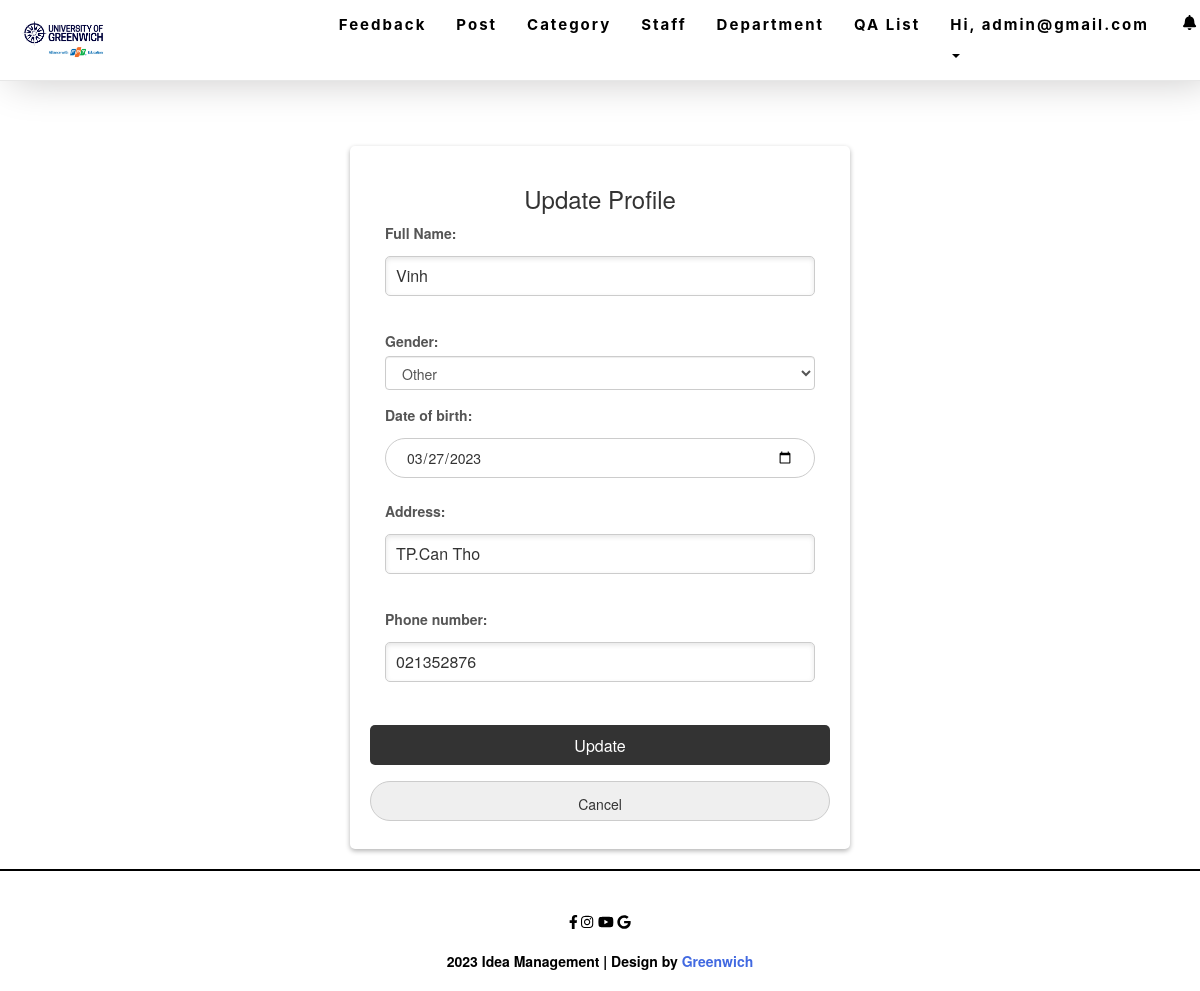
Screenshot of /update-profile.php (signed in) with the database file from the repository.
### tables this page shows
CREATE TABLE `account` (
  `account_Id` int(11) NOT NULL,
  `fullname` varchar(255) DEFAULT NULL,
  `email` varchar(50) NOT NULL,
  `gender` varchar(30) DEFAULT NULL,
  `date_of_birth` date DEFAULT NULL,
  `address` varchar(255) DEFAULT NULL,
  `phone` varchar(30) DEFAULT NULL,
  `password` varchar(255) NOT NULL,
  `department_Id` int(11) NOT NULL,
  `role` int(11) NOT NULL
);

### update-profile.php (the view, shortened to what this page needs)
<!DOCTYPE html>
<html>
<head>
</head>
<body>
  <?php
  include_once "header.php";
  include_once("config.php");
  if (isset($_SESSION['username'])) {
    $username = $_SESSION['username'];
    $query = mysqli_query($conn, "SELECT * from account where email='$username' ");
    $row = mysqli_fetch_array($query);
  ?>
    <form action="" method="post">
      <h3>Update Profile</h3>
      <div class="form-group col-md-12">
        <label for="fullname">Full Name:</label>
        <input type="text" id="fullname" name="fullname" required value="<?php echo $row['fullname'] ?>" required />
      </div>
      <div class="form-group col-md-12">
        <label for="exampleSelect1" class="control-label">Gender:</label>
        <select class="form-control" name="gender">
          <?php
          if ($row['gender'] == 0) {
          ?>
            <option value="FeMale" selected>FeMale</option>
            <option value="Male">Male</option>
            <option value="Other">Other</option>
          <?php
          } elseif ($row['gender'] == 1) {
          ?>
            <option value="FeMale">FeMale</option>
            <option value="Male" selected>Male</option>
            <option value="Other">Other</option>
          <?php
          } else {
          ?>
            <option value="Other" selected>Other</option>
          <?php
          }
          ?>
        </select>
      </div>
      <div class="form-group col-md-12">
        <label for="birthdaytime">Date of birth:</label>
        <input type="date" id="birthdaytime" name="birthdaytime" value="<?php echo $row['date_of_birth'] ?>" />
      </div>
      <div class="form-group col-md-12">
        <label for="address">Address:</label>
        <input type="text" id="address" name="address" required value="<?php echo $row['address'] ?>" />
      </div>
      <div class="form-group col-md-12">
        <label for="phonenumber">Phone number:</label>
        <input type="text" id="phonenumber" name="phonenumber" required value="<?php echo $row['phone'] ?>" />
      </div>
      <br />
      <input type="submit" name="btnUpdate" value="Update" />
      <input type="button" value="Cancel" onclick="window.location='index.php'" />
    </form>
  <?php
  } else {
    header('Location: login.php');
    exit();
  }
  ?>
</body>
</html>
<?php include_once "footer.php" ?>

### css/style.css (style rules this page uses)
body { padding: 0; margin: 0; color: blue; font-family: Montserrat-Bold; z-index: 9999; }
form input { width: 100%; padding: 12px 20px; margin: 8px 0; display: inline-block; border: 1px solid #ccc; box-sizing: border-box; border-radius: 30px; height: 40px; }

### update-profile.php (style rules this page uses)
body { font-family: Arial, sans-serif; background-color: #f4f4f4; }
h3 { color: #333; text-align: center; }
form { background-color: #fff; padding: 20px; border-radius: 5px; box-shadow: 0px 2px 5px rgba(0, 0, 0, 0.3); max-width: 500px; margin: 0 auto; margin-top: 100px; }
label { display: block; margin-bottom: 10px; font-weight: bold; color: #555; }
input[type='text'], textarea { padding: 10px; width: 100%; border-radius: 5px; border: 1px solid #ccc; box-shadow: inset 0px 2px 5px rgba(0, 0, 0, 0.1); font-size: 16px; margin-bottom: 20px; }
input[type='submit'] { background-color: #333; color: #fff; padding: 10px 20px; border: none; border-radius: 5px; font-size: 16px; cursor: pointer; }

### rows the page displays
account: fullname "Vinh", gender "Other", birthdaytime "03/27/2023", address "TP.Can Tho", phonenumber "021352876"

### other values shown
$_SESSION['username'] "admin@gmail.com"
